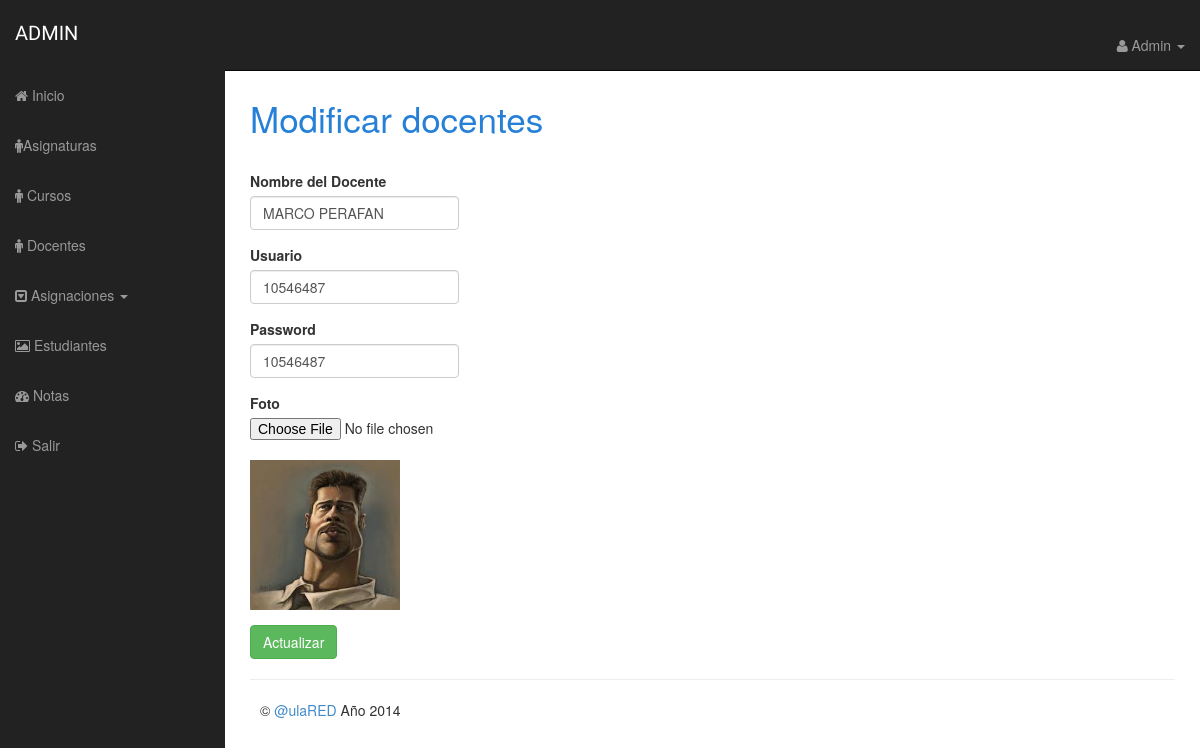
Screenshot of /admin/modificardocentes.php?id=1 (signed in) with the database file from the repository.
### tables this page shows
CREATE TABLE IF NOT EXISTS `docentes` (
  `iddocentes` int(11) NOT NULL AUTO_INCREMENT,
  `nombre_docentes` varchar(45) DEFAULT NULL,
  `usudocente` varchar(45) DEFAULT NULL,
  `passdocente` varchar(45) DEFAULT NULL,
  `imagen` varchar(45) DEFAULT NULL,
  PRIMARY KEY (`iddocentes`)
);

### admin/class/principal.php (called while the page is built, shortened)
<?php
	class Principal{
		public function Conectar(){
			$servidor="localhost";
			$user = "root";
			$password = "00032064";
			$link = mysql_connect($servidor,$user,$password);
			$bd = "virtualplan";
			return $link;
		}
		public function comillas_inteligentes($valor)
		{
			return $valor;
		}
	}
?>

### admin/class/docentes.php (called while the page is built, shortened)
<?php
    require_once 'principal.php';
    class Docentes extends Principal{
        private $docentes;
        public function __construct(){
            $this->docentes = array();
        }
 		public function getId($id){
			$consulta = sprintf(
							"select iddocentes, nombre_docentes, usudocente, passdocente, imagen from docentes where iddocentes=%s;",
							parent::comillas_inteligentes($id)
						);
			$result = mysql_query($consulta);
			while ($reg = mysql_fetch_assoc($result)) {
				$this->docentes[] = $reg;
			}
			return $this->docentes;
		}
}

### admin/modificardocentes.php (the view, shortened to what this page needs)
<?php
  require_once 'class/docentes.php';
  if (isset($_SESSION["id"]) and isset($_SESSION["usuario"])) {
    $docentes = new Docentes();
    $datos=$docentes->getId($_GET["id"]);
?>
<!DOCTYPE html>
<html lang="en">
  <head>
    <?php include 'includes/head.php' ?>
  </head>
  <body>
    <div id="wrapper">
      	<?php include 'includes/sidebar.php' ?>
    	<?php include 'includes/topbar.php' ?>
      <div id="page-wrapper">
         <div class="row">
          <div class="col-lg-12">
           <div id="titulo1"> Modificar docentes</div>
       </div>
		  </div>
      <div class="row">
          <div class="col-lg-3">
         <form role="form" action="" name="" method="post" id="contact-form" enctype="multipart/form-data">
              <div class="form-group">
                <label>Nombre del Docente</label>
                <input class="form-control" type="text" name="nombre_docentes" title="Ingrese el nombre del docente"  autofocus value="<?php echo $datos[0]['nombre_docentes']; ?>"/>
              </div>
               <div class="form-group">
                <label>Usuario</label>
                <input class="form-control" type="text" name="usudocente" title="Ingrese el nombre del usuario"  autofocus value="<?php echo $datos[0]['usudocente']; ?>"/>
              </div>
               <div class="form-group">
                <label>Password</label>
                <input class="form-control" type="text" name="passdocente" title="Ingrese el password del docente"  autofocus value="<?php echo $datos[0]['passdocente']; ?>"/>
              </div>
              <div>
                <div class="form-group">
                <label>Foto</label>
                <input type="file"   name="imagen" title="Modificar Imagen" /> <br> <img src="docentes/<?php echo $datos[0]['imagen'];?>"  width="150" height="150" />
              </div>
                <div>
                <input type="submit" <button class="btn btn-success" type="button" name="actualizar" value="Actualizar" title="Actualizar">
               </div>
           </form>
			</div>
      </div>
      </div>
		<?php include 'includes/footer.php' ?>
  </body>
</html>
<?php
	} else {
		header("Location: index.php");
	}
?>

### admin/css/admin.css (style rules this page uses)
body { margin-top: 50px; }
#wrapper { padding-left: 0; }
#page-wrapper { width: 100%; padding: 5px 15px; }
@media (min-width:768px) { #wrapper { padding-left: 225px; } }
@media (min-width:768px) { #page-wrapper { padding: 15px 25px; } }
#titulo1 { padding-top:30px; padding-left:0px; padding-bottom:30px; font-size: 35px; line-height: 46px; color: #2780d8 }

### rows the page displays
docentes: nombre_docentes "MARCO PERAFAN", usudocente "10546487", passdocente "10546487", imagen (picture)
